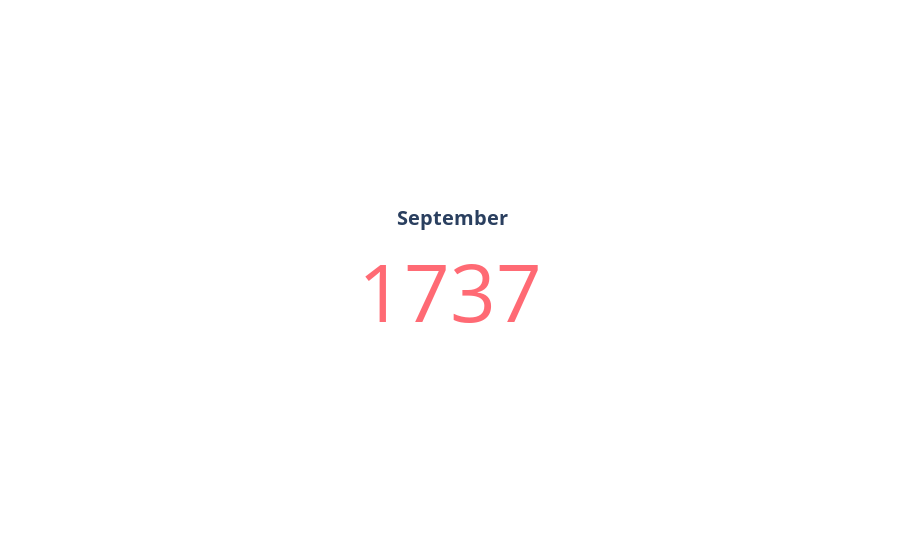

Notebook cell for this chart:
### Markdown cell above
<h2> Single value viz month 📅

### Code cell
n_crashes = int(df_by_month[df_by_month['CRASH DATE'] == 'September']['INCIDENT NUMBER'])
fig = go.Figure(go.Indicator(
    mode = "number",
    value = n_crashes,
    title = {"text": "<b> September<b>", "font": {"size": 20}},
    number = {'font_color':'#FF6A74'}
))

fig.show()

### Figure 1 — Plotly figure (JSON) as saved in the notebook; plotly's stock layout.template omitted (floating-point values rounded to 4 significant figures)
{"data": [{"mode": "number", "number": {"font": {"color": "#FF6A74"}}, "title": {"font": {"size": 20}, "text": "<b> September<b>"}, "type": "indicator", "value": 1737}], "layout": {}}
